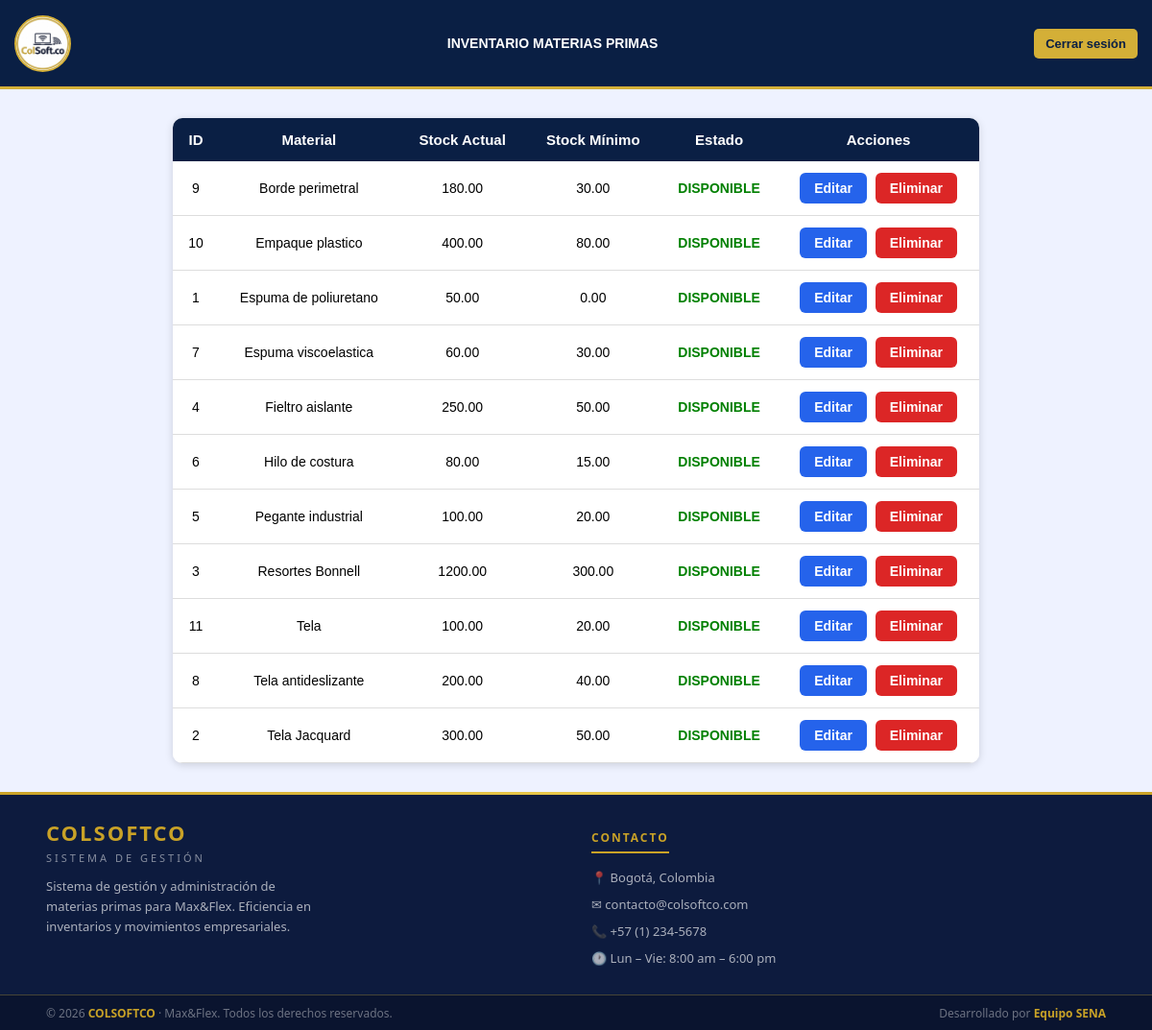
Before: /view/inventario_materia_prima/inventario_materia_prima.php (signed in) with the older database file.
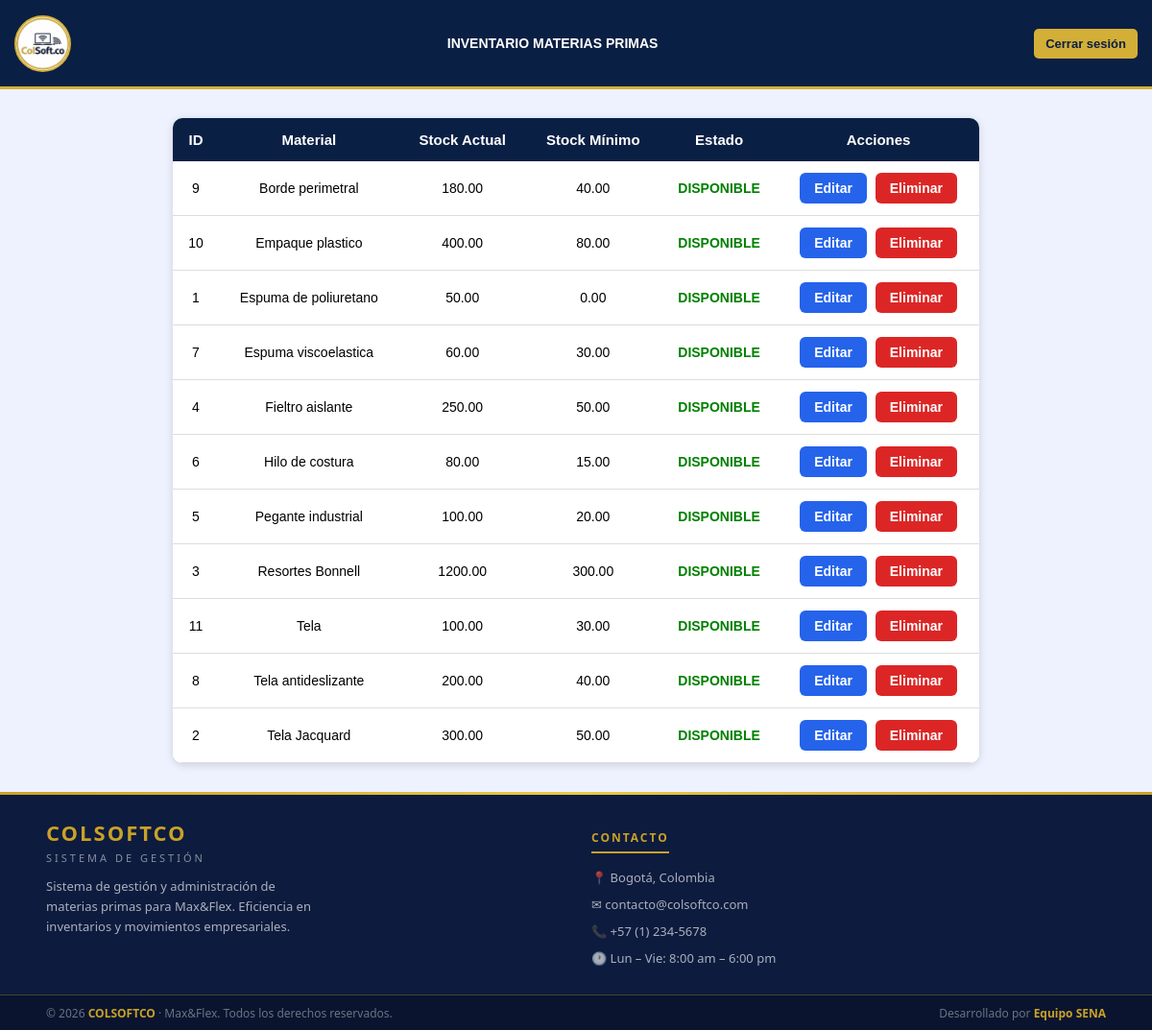
After: the same page with the newer database file.
### tables this page shows
CREATE TABLE `materias_primas` (
  `id_material` int(11) NOT NULL,
  `nombre_material` varchar(100) NOT NULL,
  `stock_actual` decimal(12,2) DEFAULT 0.00,
  `stock_minimo` decimal(12,2) NOT NULL,
  `id_unidad` int(11) DEFAULT NULL,
  `id_proveedor` int(11) DEFAULT NULL
);

### view/inventario_materia_prima/inventario_materia_prima.php (the view, shortened to what this page needs)
<?php
$db = new Conexion();
$conn = $db->getConnection();
$sql = "
SELECT
    id_material,
    nombre_material,
    stock_actual,
    stock_minimo
FROM materias_primas
ORDER BY nombre_material ASC
";
$stmt = $conn->prepare($sql);
$stmt->execute();
$materiales = $stmt->fetchAll(PDO::FETCH_ASSOC);
?>
<!DOCTYPE html>
<html lang="es">
<head>
    <link rel="stylesheet" href="inventariomp.css">
</head>
<body>
    <header class="header">
        <a class="logo" href="../../app/ir_panel.php">
            <img src="../../public/imagenes/logo.png" alt="logo">
        </a>
        <div class="header-title">
            <h1>INVENTARIO MATERIAS PRIMAS</h1>
        </div>
        <button id="btnLogout" class="btn-logout" onclick="cerrarSesion()">
            Cerrar sesión
        </button>
    </header>
    <div class="container">
        <div class="table-responsive">
            <table>
                <tr>
                    <th>ID</th>
                    <th>Material</th>
                    <th>Stock Actual</th>
                    <th>Stock Mínimo</th>
                    <th>Estado</th>
                    <th>Acciones</th>
                </tr>
                <?php foreach ($materiales as $m): ?>
                    <tr>
                        <td><?= $m['id_material'] ?></td>
                        <td><?= htmlspecialchars($m['nombre_material']) ?></td>
                        <td><?= $m['stock_actual'] ?></td>
                        <td><?= $m['stock_minimo'] ?></td>
                        <td>
                            <?php if ($m['stock_actual'] <= $m['stock_minimo']): ?>
                                <span class="alerta">STOCK BAJO</span>
                            <?php else: ?>
                                <span class="normal">DISPONIBLE</span>
                            <?php endif; ?>
                        </td>
                        <td class="acciones">
                            <a class="btn-editar" href="../control_de_stock/inventario/editar_inventario.php?id=<?= $m['id_material'] ?>">
                                Editar
                            </a>
                            <a href="../control_de_stock/inventario/eliminar_inventario.php?id=<?= $m['id_material'] ?>" class="btn-eliminar">
                                Eliminar
                            </a>
                        </td>
                    </tr>
                <?php endforeach; ?>
            </table>
        </div>
    </div>
    <footer>
        <div class="footer-divider"></div>
        <div class="footer-top">
            <div>
                <p class="footer-brand-name">COLSOFTCO</p>
                <p class="footer-brand-sub">Sistema de Gestión</p>
                <p class="footer-brand-desc">
                    Sistema de gestión y administración de materias primas para Max&Flex.
                    Eficiencia en inventarios y movimientos empresariales.
                </p>
            </div>
            <div>
                <p class="footer-col-title">Contacto</p>
                <div class="footer-contact-item">📍 Bogotá, Colombia</div>
                <div class="footer-contact-item">✉ contacto@colsoftco.com</div>
                <div class="footer-contact-item">📞 +57 (1) 234-5678</div>
                <div class="footer-contact-item">🕐 Lun – Vie: 8:00 am – 6:00 pm</div>
            </div>
        </div>
        <div class="footer-bottom">
            <span>© 2026 <strong>COLSOFTCO</strong> · Max&Flex. Todos los derechos reservados.</span>
            <span>Desarrollado por <strong>Equipo SENA</strong></span>
        </div>
    </footer>
</body>
</html>

Changed rows visible on the page:
changed materias_primas "Borde perimetral": stock_minimo "30.00" → "40.00"
changed materias_primas "Tela": stock_minimo "20.00" → "30.00"
